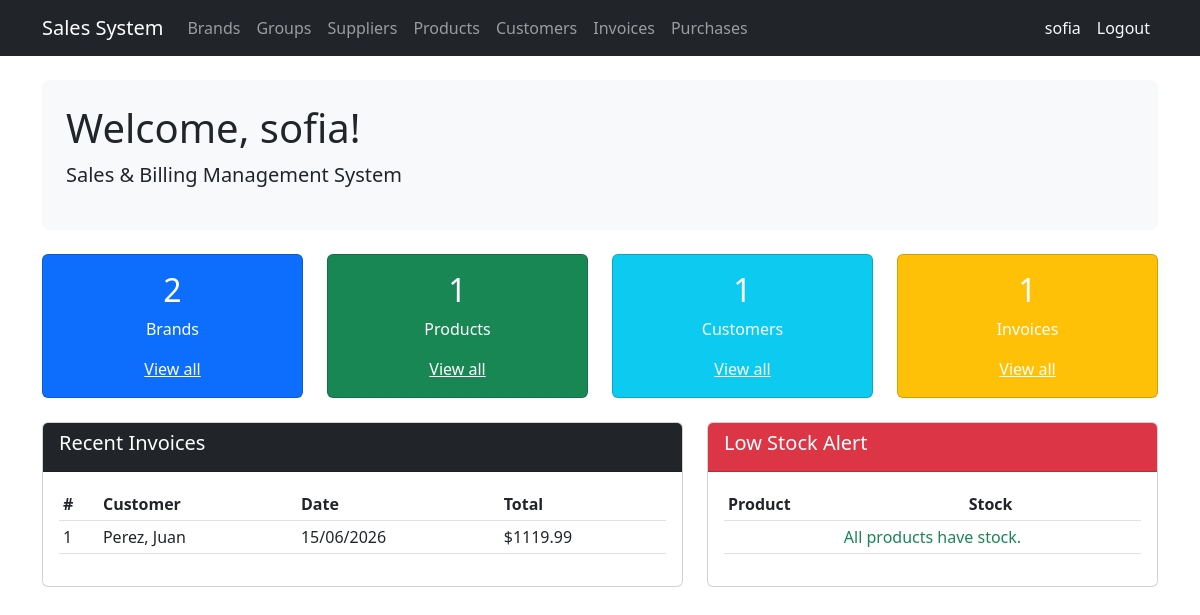
The app's page / (signed in) with its own data.
### billing/models.py (models this page shows, shortened)
class Invoice(models.Model):
    customer = models.ForeignKey(Customer, on_delete=models.PROTECT, related_name='invoices')
    invoice_date = models.DateTimeField(auto_now_add=True)
    subtotal = models.DecimalField(max_digits=12, decimal_places=2, default=0)
    tax = models.DecimalField(max_digits=12, decimal_places=2, default=0)
    total = models.DecimalField(max_digits=12, decimal_places=2, default=0)
    is_active = models.BooleanField(default=True)
    class Meta: ordering = ['-invoice_date']

class Customer(models.Model):
    dni = models.CharField(max_length=13,
        unique=True,
        verbose_name='DNI / RUC',
        validators=[validate_cedula_ec])
    first_name = models.CharField(max_length=100)
    last_name = models.CharField(max_length=100)
    email = models.EmailField(blank=True, null=True)
    phone = models.CharField(max_length=20, blank=True, null=True)
    address = models.TextField(blank=True, null=True)
    is_active = models.BooleanField(default=True)
    created_at = models.DateTimeField(auto_now_add=True)
    updated_at = models.DateTimeField(auto_now=True)
    class Meta:
        ordering = ['last_name', 'first_name']
    def __str__(self): return f'{self.last_name}, {self.first_name}'

### billing/views.py (the view)
# urls.py: path('', views.home, name='home'),
@login_required
def home(request):
    context = {
        'total_brands': Brand.objects.count(),
        'total_products': Product.objects.count(),
        'total_customers': Customer.objects.count(),
        'total_invoices': Invoice.objects.count(),
        'recent_invoices': Invoice.objects.all()[:5],  # Últimas 5
        'low_stock': Product.objects.filter(stock__lte=5, is_active=True),
    }
    return render(request, 'billing/home.html', context)

### billing/templates/billing/home.html (shortened to what this page needs)
{% extends 'billing/base.html' %}
{% block content %}
<div class="p-4 mb-4 bg-light rounded-3">
  <h1>Welcome, {{ user.first_name|default:user.username }}!</h1>
  <p class="lead">Sales & Billing Management System</p>
</div>
<div class="row mb-4">
  <div class="col-md-3">
    <div class="card text-white bg-primary">
      <div class="card-body text-center">
        <h2>{{ total_brands }}</h2>
        <p>Brands</p>
        <a href="{% url 'billing:brand_list' %}" class="text-white">View all</a>
      </div>
    </div>
  </div>
  <div class="col-md-3">
    <div class="card text-white bg-success">
      <div class="card-body text-center">
        <h2>{{ total_products }}</h2>
        <p>Products</p>
        <a href="{% url 'billing:product_list' %}" class="text-white">View all</a>
      </div>
    </div>
  </div>
  <div class="col-md-3">
    <div class="card text-white bg-info">
      <div class="card-body text-center">
        <h2>{{ total_customers }}</h2>
        <p>Customers</p>
        <a href="{% url 'billing:customer_list' %}" class="text-white">View all</a>
      </div>
    </div>
  </div>
  <div class="col-md-3">
    <div class="card text-white bg-warning">
      <div class="card-body text-center">
        <h2>{{ total_invoices }}</h2>
        <p>Invoices</p>
        <a href="{% url 'billing:invoice_list' %}" class="text-white">View all</a>
      </div>
    </div>
  </div>
</div>
<div class="row">
  <div class="col-md-7">
    <div class="card">
      <div class="card-header bg-dark text-white"><h5>Recent Invoices</h5></div>
      <div class="card-body">
        <table class="table table-sm">
          <thead><tr><th>#</th><th>Customer</th><th>Date</th><th>Total</th></tr></thead>
          <tbody>
            {% for inv in recent_invoices %}
            <tr>
              <td>{{ inv.id }}</td>
              <td>{{ inv.customer }}</td>
              <td>{{ inv.invoice_date|date:"d/m/Y" }}</td>
              <td>${{ inv.total }}</td>
            </tr>
            {% empty %}
            <tr><td colspan="4" class="text-center">No invoices yet.</td></tr>
            {% endfor %}
          </tbody>
        </table>
      </div>
    </div>
  </div>
  <div class="col-md-5">
    <div class="card">
      <div class="card-header bg-danger text-white"><h5>Low Stock Alert</h5></div>
      <div class="card-body">
        <table class="table table-sm">
          <thead><tr><th>Product</th><th>Stock</th></tr></thead>
          <tbody>
            {% for p in low_stock %}
            <tr><td>{{ p.name }}</td><td><span class="badge bg-danger">{{ p.stock }}</span></td></tr>
            {% empty %}
            <tr><td colspan="2" class="text-center text-success">All products have stock.</td></tr>
            {% endfor %}
          </tbody>
        </table>
      </div>
    </div>
  </div>
</div>
{% endblock %}

### billing/templates/billing/base.html (shortened to what this page needs)
<!DOCTYPE html>
<html lang="es">
<head>
  <link href="https://cdn.jsdelivr.net/npm/bootstrap@5.3.0/dist/css/bootstrap.min.css" rel="stylesheet">
</head>
<body>
<nav class="navbar navbar-expand-lg navbar-dark bg-dark">
  <div class="container">
    <a class="navbar-brand" href="{% url 'billing:home' %}">Sales System</a>
    <div class="collapse navbar-collapse" id="nav">
      <ul class="navbar-nav me-auto">
        {% if user.is_authenticated %}
        <li class="nav-item"><a class="nav-link" href="{% url 'billing:brand_list' %}">Brands</a></li>
        <li class="nav-item"><a class="nav-link" href="{% url 'billing:productgroup_list' %}">Groups</a></li>
        <li class="nav-item"><a class="nav-link" href="{% url 'billing:supplier_list' %}">Suppliers</a></li>
        <li class="nav-item"><a class="nav-link" href="{% url 'billing:product_list' %}">Products</a></li>
        <li class="nav-item"><a class="nav-link" href="{% url 'billing:customer_list' %}">Customers</a></li>
        <li class="nav-item"><a class="nav-link" href="{% url 'billing:invoice_list' %}">Invoices</a></li>
        <li class="nav-item"><a class="nav-link" href="{% url 'purchasing:purchase_list' %}">Purchases</a></li>
        {% endif %}
      </ul>
      <ul class="navbar-nav">
        {% if user.is_authenticated %}
        <li class="nav-item">
          <span class="nav-link text-light">{{ user.username }}</span>
        </li>
        <li class="nav-item">
          <form method="post" action="{% url 'logout' %}" class="d-inline">
            <button type="submit" class="nav-link btn btn-link text-light"
                    style="text-decoration:none;">Logout</button>
          </form>
        </li>
        {% endif %}
      </ul>
    </div>
  </div>
</nav>
<div class="container mt-4">
  {% block content %}{% endblock %}
</div>
</body>
</html>

### records on screen
Invoice: id "1", customer "Perez, Juan", invoice_date "15/06/2026", total "1119.99"

### other values on screen
{{ user.username }} "sofia"
{{ user.first_name|default:user.username }} "sofia"
{{ total_brands }} "2"
{{ total_products }} "1"
{{ total_customers }} "1"
{{ total_invoices }} "1"
